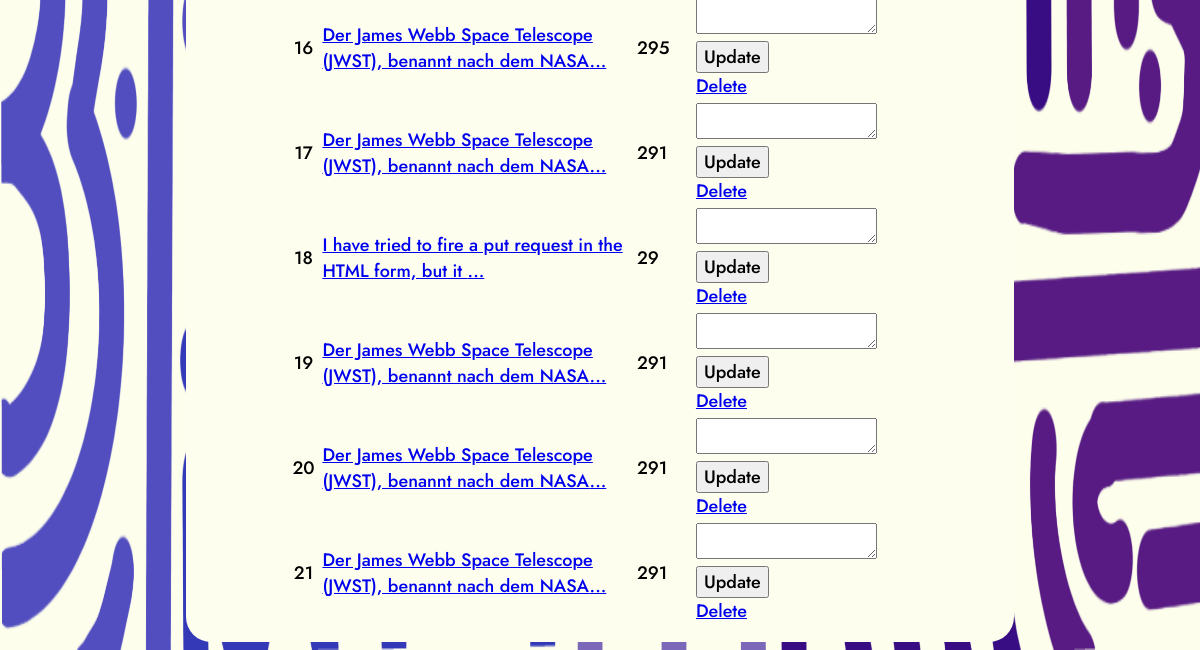
Page /history (lower part) on the earlier database version.
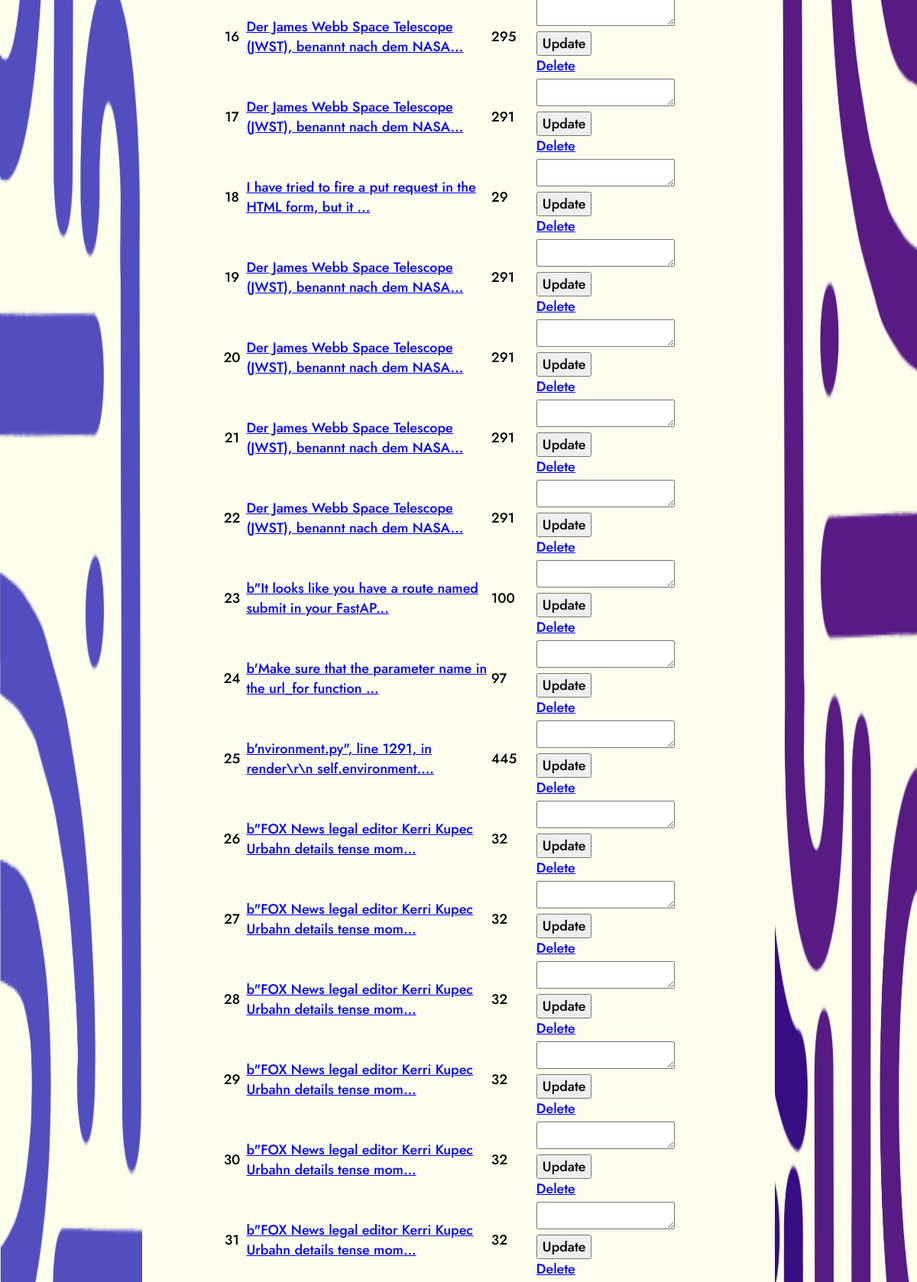
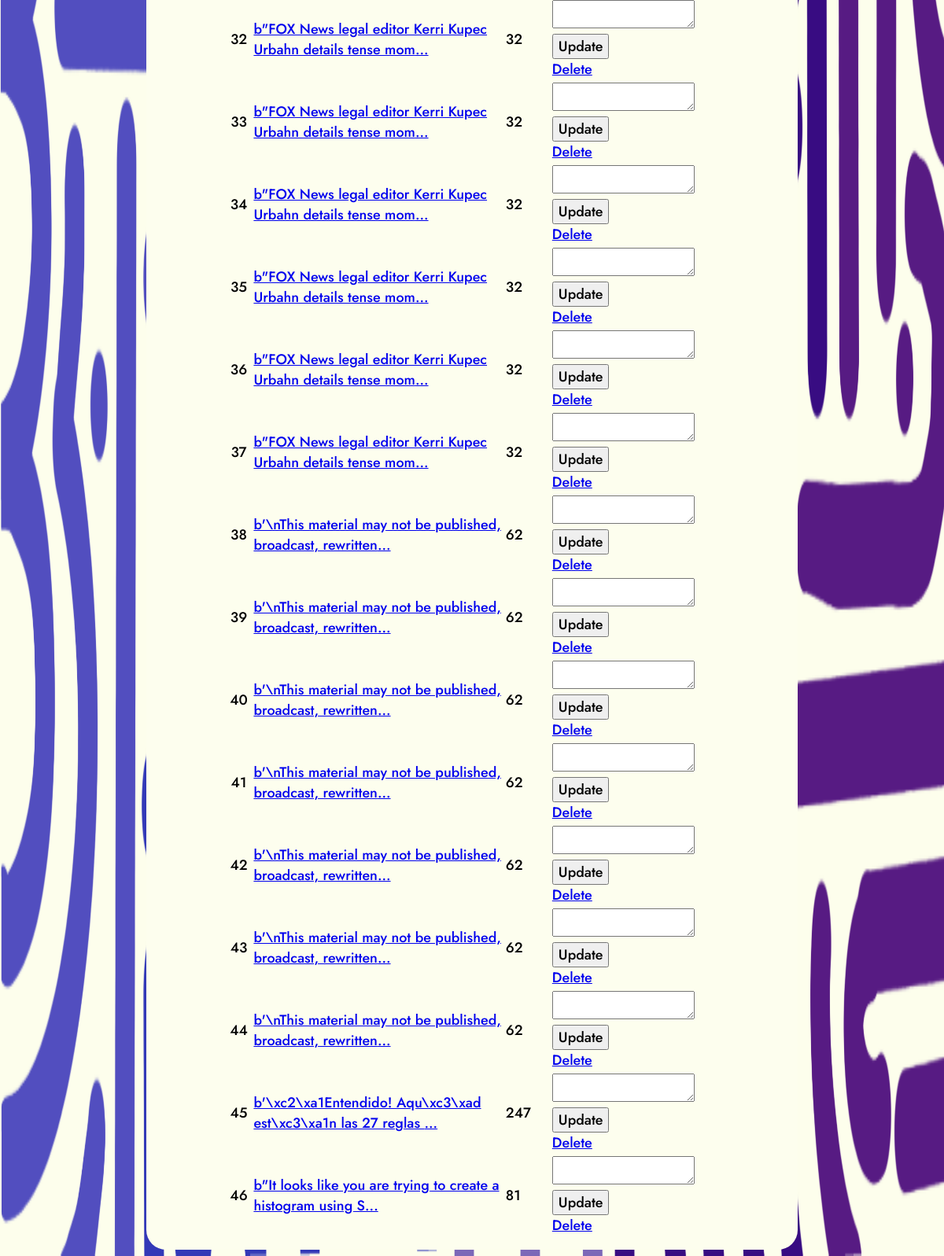
Same page on the later database version (2 pictures, top to bottom).
### src/sqlmodels/nlp_data.py (models this page shows)
class NLPData(SQLModel, table=True):
    nlp_data_id: Optional[int] = Field(default=None, primary_key=True)
    text: str = Field(index=True)
    lang: str = Field(index=True)
    tokens: List[str] = Field(sa_column=Column(JSON))
    word_count: int = Field(index=True)
    pos: List[Tuple[str, str]] = Field(sa_column=Column(JSON))
    entities: List[Tuple[str, str]] = Field(sa_column=Column(JSON))
    lemma: List[str] = Field(sa_column=Column(JSON))
    keywords: List[str] = Field(sa_column=Column(JSON))
    summary: str = Field(index=True)
    class Config:
        schema_extra = {
            "example": {
            }
        }

### src/main.py (the view)
@app.get('/history', response_class=HTMLResponse, response_model=None, status_code=200, tags=["Home"])
async def history(request: Request, db : Session = Depends(get_session))-> Jinja2Templates:
    nlp_data_list = NLPDataService(db).get_all_nlp_data()
    return templates.TemplateResponse('history.html', {'request': request, 'nlp_list': nlp_data_list})

### templates/history.html (shortened to what this page needs)
{% extends "home.html" %}
{% block content %}
<main>
    <section>
        <div class="content">
            <table class="table mb-4">
                <tbody>
                    {% for nlp in nlp_list %}
                    <tr>
                      <th scope="row" class="text_cont">{{ nlp.nlp_data_id }}</th>
                      <td class="text_cont"><a href="{{ url_for('to_analyze', nlp_data_id = nlp.nlp_data_id ) }}">{{ nlp.text[:60] }}...</a></td>
                      <td class="text_cont">{{ nlp.word_count }}</td>
                      <td class="text_cont">
                        <form action="{{ url_for('update_text', nlp_data_id = nlp.nlp_data_id ) }}" method="post" id="updateText">
                            <textarea id="text" name="text_up"></textarea>
                            <input class="text_cont" type="submit" value="Update"></form>
                        <a class="btn btn-danger ms-1" href="/history/delete/{{ nlp.nlp_data_id }}">Delete</a>
                      </td>
                    </tr>
                    {% endfor %}
                </tbody>
            </table>
        </div>
    </section>
</main>
{% endblock %}

### templates/home.html (shortened to what this page needs)
<!DOCTYPE html>
<html lang="en">
<head>
    <link href="{{ url_for('assets', path='static/home_styles.css?V=1') }}" rel="stylesheet">
</head>
<body>
    <div class="page-content">{% block content %}{% endblock %}</div>
</body>
</html>

### assets/static/home_styles.css (style rules this page uses)
body { background-image: url('../images/Background.PNG'); background-repeat: no-repeat; background-attachment: fixed; background-size: 100% 100%; display: flex; align-items: center; justify-content: center; flex-direction: column; }
.page-content { width: 70%; height: 100%; background-color: #fdfeee; border-radius: 25px; margin-top: 100px; }
.content { height: 100%; display: flex; align-items: center; justify-content: center; flex-direction: column; padding-top: 20px; padding-right: 100px; padding-bottom: 15px; padding-left: 100px; }

Differences in the rows shown:
added NLPData: nlp_data_id "22", text "Der James Webb Space Telescope (JWST), benannt nach dem NASA", word_count "291"
added NLPData: nlp_data_id "23", text "b\"It looks like you have a route named submit in your FastAP", word_count "100"
added NLPData: nlp_data_id "24", text "b'Make sure that the parameter name in the url_for function", word_count "97"
added NLPData: nlp_data_id "25", text "b'nvironment.py\", line 1291, in render\\r\\n self.environment.", word_count "445"
added NLPData: nlp_data_id "26", text "b\"FOX News legal editor Kerri Kupec Urbahn details tense mom", word_count "32"
added NLPData: nlp_data_id "27", text "b\"FOX News legal editor Kerri Kupec Urbahn details tense mom", word_count "32"
added NLPData: nlp_data_id "28", text "b\"FOX News legal editor Kerri Kupec Urbahn details tense mom", word_count "32"
added NLPData: nlp_data_id "29", text "b\"FOX News legal editor Kerri Kupec Urbahn details tense mom", word_count "32"
added NLPData: nlp_data_id "30", text "b\"FOX News legal editor Kerri Kupec Urbahn details tense mom", word_count "32"
added NLPData: nlp_data_id "31", text "b\"FOX News legal editor Kerri Kupec Urbahn details tense mom", word_count "32"
added NLPData: nlp_data_id "32", text "b\"FOX News legal editor Kerri Kupec Urbahn details tense mom", word_count "32"
added NLPData: nlp_data_id "33", text "b\"FOX News legal editor Kerri Kupec Urbahn details tense mom", word_count "32"
added NLPData: nlp_data_id "34", text "b\"FOX News legal editor Kerri Kupec Urbahn details tense mom", word_count "32"
added NLPData: nlp_data_id "35", text "b\"FOX News legal editor Kerri Kupec Urbahn details tense mom", word_count "32"
added NLPData: nlp_data_id "36", text "b\"FOX News legal editor Kerri Kupec Urbahn details tense mom", word_count "32"
added NLPData: nlp_data_id "37", text "b\"FOX News legal editor Kerri Kupec Urbahn details tense mom", word_count "32"
added NLPData: nlp_data_id "38", text "b'\\nThis material may not be published, broadcast, rewritten", word_count "62"
added NLPData: nlp_data_id "39", text "b'\\nThis material may not be published, broadcast, rewritten", word_count "62"
added NLPData: nlp_data_id "40", text "b'\\nThis material may not be published, broadcast, rewritten", word_count "62"
added NLPData: nlp_data_id "41", text "b'\\nThis material may not be published, broadcast, rewritten", word_count "62"
added NLPData: nlp_data_id "42", text "b'\\nThis material may not be published, broadcast, rewritten", word_count "62"
added NLPData: nlp_data_id "43", text "b'\\nThis material may not be published, broadcast, rewritten", word_count "62"
added NLPData: nlp_data_id "44", text "b'\\nThis material may not be published, broadcast, rewritten", word_count "62"
added NLPData: nlp_data_id "45", text "b'\\xc2\\xa1Entendido! Aqu\\xc3\\xad est\\xc3\\xa1n las 27 reglas", word_count "247"
added NLPData: nlp_data_id "46", text "b\"It looks like you are trying to create a histogram using S", word_count "81"
